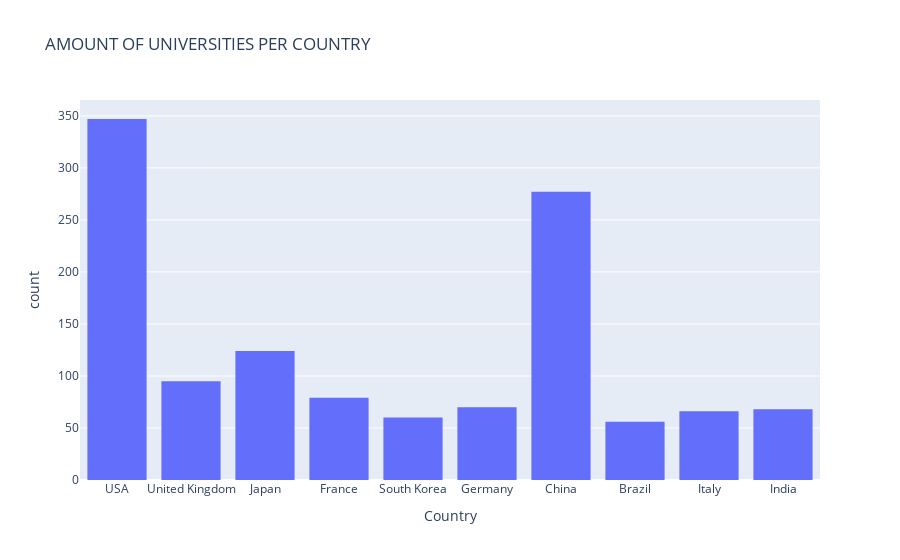

This figure's notebook cell:
### Code cell
uni.show()

### Figure 1 — Plotly figure (JSON) as saved in the notebook; plotly's stock layout.template omitted (floating-point values rounded to 4 significant figures; data arrays with more than 128 entries replaced by an {"elided": "..."} marker saying what was removed)
{"data": [{"alignmentgroup": "True", "bingroup": "x", "hovertemplate": "Country=%{x}<br>count=%{y}<extra></extra>", "legendgroup": "", "marker": {"color": "#636efa", "pattern": {"shape": ""}}, "name": "", "offsetgroup": "", "orientation": "v", "showlegend": false, "type": "histogram", "x": {"elided": "1242 str values"}, "xaxis": "x", "yaxis": "y"}], "layout": {"barmode": "relative", "legend": {"tracegroupgap": 0}, "title": {"text": "AMOUNT OF UNIVERSITIES PER COUNTRY"}, "xaxis": {"anchor": "y", "domain": [0, 1], "title": {"text": "Country"}}, "yaxis": {"anchor": "x", "domain": [0, 1], "title": {"text": "count"}}}}
